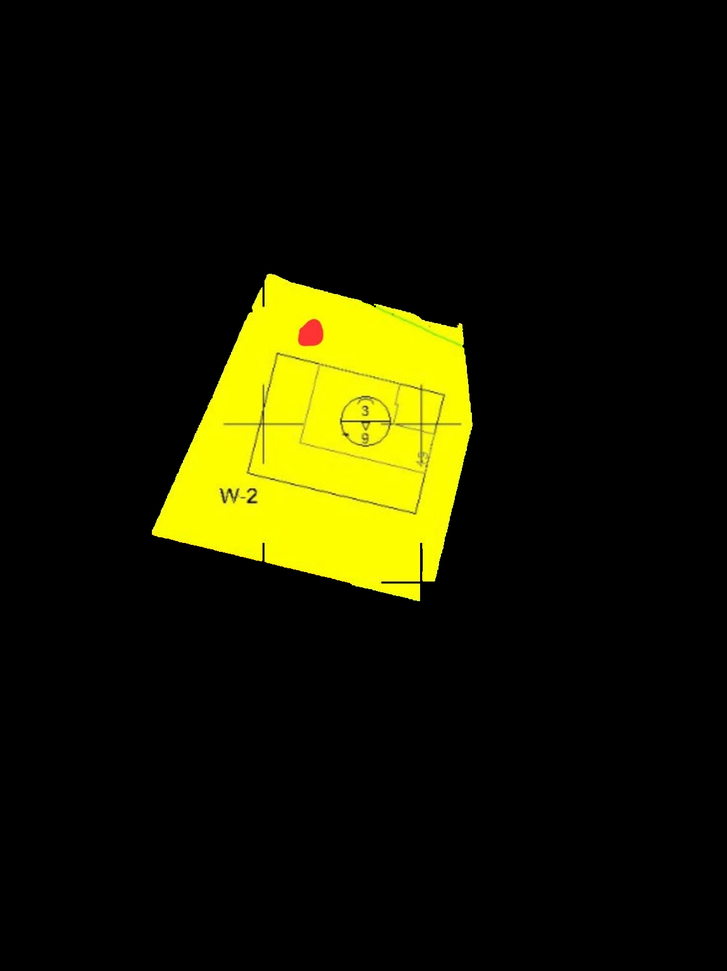
#> input picture pics/output/region_wonen.png, 727 x 971 px, shrunk from 1149 x 1536 before the run
$ python container_rec_module.py
#> lines starting #> are read from the running program, lines starting #| are printed output that depends on the picture; after the words box and inside, x2 and y2 are one past the last pixel; in counts of white or black regions, pixels touching at a corner belong together
import cv2
import numpy as np
import os

# Function to create a directory if it does not exist
def create_directory_if_not_exists(directory):
    if not os.path.exists(directory):
        os.makedirs(directory)

def detect_circles(image_path):
#> called with image_path = 'pics/output/region_wonen.png'
    image = cv2.imread(image_path)
#> image is the input picture: shape (971, 727, 3); mean B, G, R 0.8, 24.6, 24.8
    gray = cv2.cvtColor(image, cv2.COLOR_BGR2GRAY)
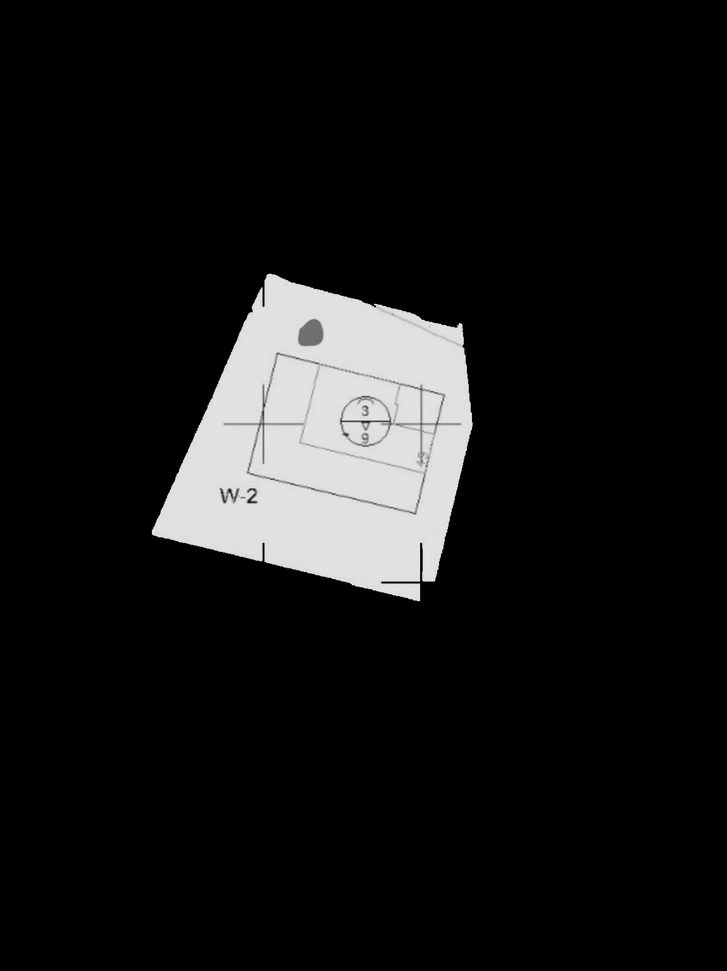
#> gray: shape (971, 727); min 0, max 236, mean 21.9
    blurred = cv2.GaussianBlur(gray, (9, 9), 0)  # Adjusted kernel size for GaussianBlur
    circles = cv2.HoughCircles(blurred, cv2.HOUGH_GRADIENT, dp=1.2, minDist=80,
                               param1=100, param2=40, minRadius=20, maxRadius=90)
#> circles = [[365.4, 419.4, 25.4]]

    if circles is not None:
        circles = np.round(circles[0, :]).astype(int)
#> circles = [[365, 419, 25]]
        for (x, y, r) in circles:
            cv2.circle(image, (x, y), r, (0, 255, 0), 4)  # Increased thickness for visibility
#> this loop made 1 pass
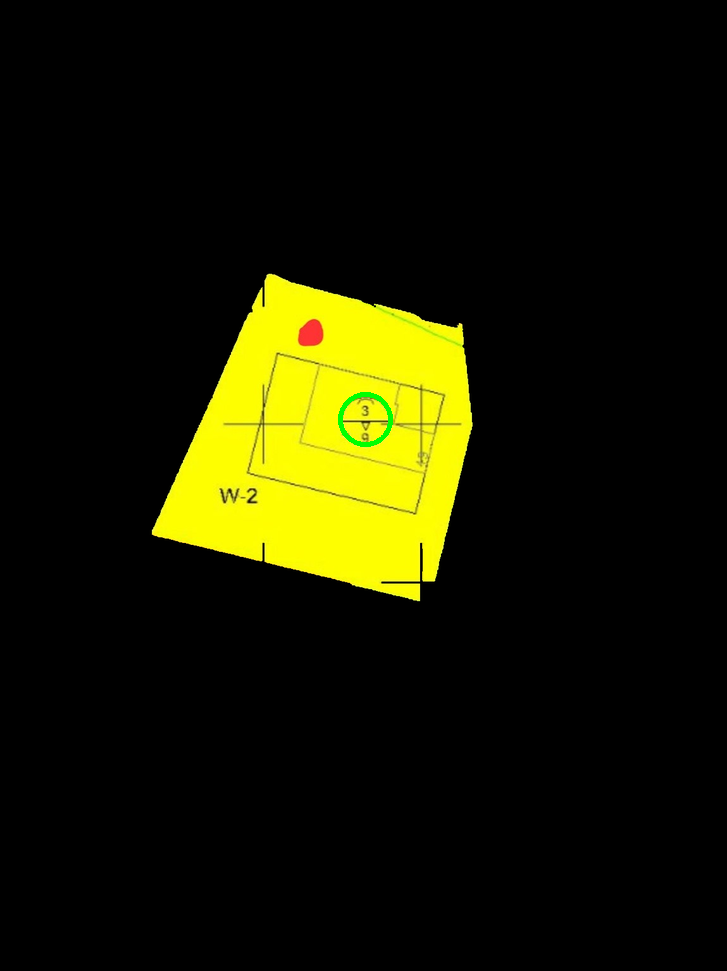
#> image: shape (971, 727, 3); 0.11% of pixels changed, all inside (x1, y1, x2, y2) = (338, 392, 393, 447)

    return image

def process_image(image_path, output_directory, output_file_name):
    processed_image = detect_circles(image_path)
    output_path = os.path.join(output_directory, output_file_name)
    cv2.imwrite(output_path, processed_image)

# Example usage
image_path = 'pics/output/region_wonen.png'
output_directory = 'pics/output'
output_file_name = 'processed_image.png'

create_directory_if_not_exists(output_directory)
process_image(image_path, output_directory, output_file_name)
